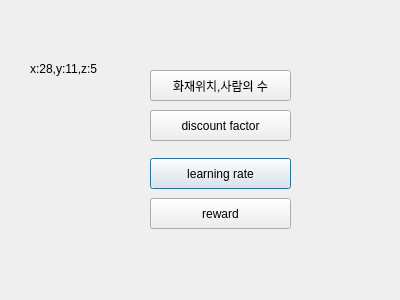
<?xml version="1.0" encoding="UTF-8"?>
<ui version="4.0">
 <class>Dialog</class>
 <widget class="QDialog" name="Dialog">
  <property name="geometry">
   <rect>
    <x>0</x>
    <y>0</y>
    <width>400</width>
    <height>300</height>
   </rect>
  </property>
  <property name="windowTitle">
   <string>Dialog</string>
  </property>
  <widget class="QPushButton" name="btn3">
   <property name="geometry">
    <rect>
     <x>150</x>
     <y>158</y>
     <width>141</width>
     <height>31</height>
    </rect>
   </property>
   <property name="text">
    <string>learning rate</string>
   </property>
  </widget>
  <widget class="QLabel" name="label">
   <property name="geometry">
    <rect>
     <x>30</x>
     <y>58</y>
     <width>81</width>
     <height>21</height>
    </rect>
   </property>
   <property name="text">
    <string>x:28,y:11,z:5</string>
   </property>
  </widget>
  <widget class="QPushButton" name="btn4">
   <property name="geometry">
    <rect>
     <x>150</x>
     <y>198</y>
     <width>141</width>
     <height>31</height>
    </rect>
   </property>
   <property name="text">
    <string>reward</string>
   </property>
  </widget>
  <widget class="QPushButton" name="btn1">
   <property name="geometry">
    <rect>
     <x>150</x>
     <y>70</y>
     <width>141</width>
     <height>31</height>
    </rect>
   </property>
   <property name="text">
    <string>화재위치,사람의 수</string>
   </property>
  </widget>
  <widget class="QPushButton" name="btn2">
   <property name="geometry">
    <rect>
     <x>150</x>
     <y>110</y>
     <width>141</width>
     <height>31</height>
    </rect>
   </property>
   <property name="text">
    <string>discount factor</string>
   </property>
  </widget>
 </widget>
 <resources/>
 <connections/>
</ui>
